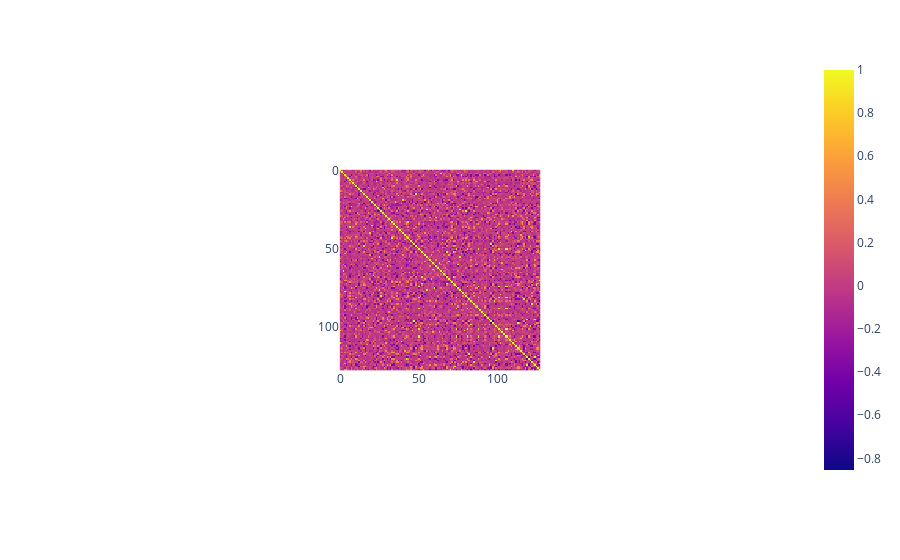

Notebook code for this chart:
### Code cell
linear_corr = linear_df.corr()
fig = px.imshow(linear_corr)
fig.show()

### Figure 1 — Plotly figure (JSON) as saved in the notebook; plotly's stock layout.template omitted (floating-point values rounded to 4 significant figures; data arrays with more than 128 entries replaced by an {"elided": "..."} marker saying what was removed)
{"data": [{"coloraxis": "coloraxis", "hovertemplate": "x: %{x}<br>y: %{y}<br>color: %{z}<extra></extra>", "name": "0", "type": "heatmap", "x": [0, 1, 2, 3, 4, 5, 6, 7, 8, 9, 10, 11, 12, 13, 14, 15, 16, 17, 18, 19, 20, 21, 22, 23, 24, 25, 26, 27, 28, 29, 30, 31, 32, 33, 34, 35, 36, 37, 38, 39, 40, 41, 42, 43, 44, 45, 46, 47, 48, 49, 50, 51, 52, 53, 54, 55, 56, 57, 58, 59, 60, 61, 62, 63, 64, 65, 66, 67, 68, 69, 70, 71, 72, 73, 74, 75, 76, 77, 78, 79, 80, 81, 82, 83, 84, 85, 86, 87, 88, 89, 90, 91, 92, 93, 94, 95, 96, 97, 98, 99, 100, 101, 102, 103, 104, 105, 106, 107, 108, 109, 110, 111, 112, 113, 114, 115, 116, 117, 118, 119, 120, 121, 122, 123, 124, 125, 126, 127], "xaxis": "x", "y": [0, 1, 2, 3, 4, 5, 6, 7, 8, 9, 10, 11, 12, 13, 14, 15, 16, 17, 18, 19, 20, 21, 22, 23, 24, 25, 26, 27, 28, 29, 30, 31, 32, 33, 34, 35, 36, 37, 38, 39, 40, 41, 42, 43, 44, 45, 46, 47, 48, 49, 50, 51, 52, 53, 54, 55, 56, 57, 58, 59, 60, 61, 62, 63, 64, 65, 66, 67, 68, 69, 70, 71, 72, 73, 74, 75, 76, 77, 78, 79, 80, 81, 82, 83, 84, 85, 86, 87, 88, 89, 90, 91, 92, 93, 94, 95, 96, 97, 98, 99, 100, 101, 102, 103, 104, 105, 106, 107, 108, 109, 110, 111, 112, 113, 114, 115, 116, 117, 118, 119, 120, 121, 122, 123, 124, 125, 126, 127], "yaxis": "y", "z": {"elided": "128x128 float values"}}], "layout": {"autosize": true, "coloraxis": {"colorscale": [[0, "#0d0887"], [0.1111, "#46039f"], [0.2222, "#7201a8"], [0.3333, "#9c179e"], [0.4444, "#bd3786"], [0.5556, "#d8576b"], [0.6667, "#ed7953"], [0.7778, "#fb9f3a"], [0.8889, "#fdca26"], [1, "#f0f921"]]}, "margin": {"t": 60}, "xaxis": {"anchor": "y", "autorange": true, "constrain": "domain", "domain": [0.3606, 0.6394], "range": [-0.5, 127.5], "scaleanchor": "y", "type": "linear"}, "yaxis": {"anchor": "x", "autorange": true, "constrain": "domain", "domain": [0, 1], "range": [127.5, -0.5], "type": "linear"}}}
